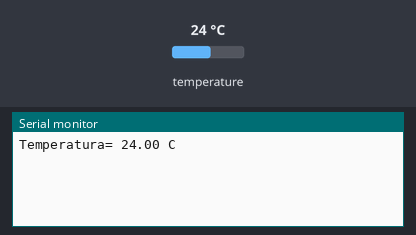
Bench run of a sketch on a simulated Arduino Uno, built with avr-gcc and run on an emulated ATmega328P. Parts: the last lines printed to the serial monitor. The test bench sets the inputs (shaded band); at power-on: temperature 24 °C.

Above: at 2.2 s.
2.3 s: temperature set to 26.5 °C
At 4.5 s:
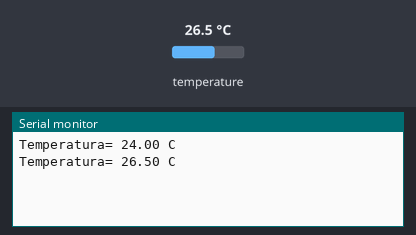
4.8 s: temperature set to 27.8 °C
At 6.2 s:
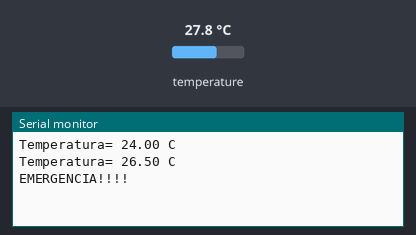
Timing chart, 0 to 7.8 s (numbered marks = the images above; inputs shaded):
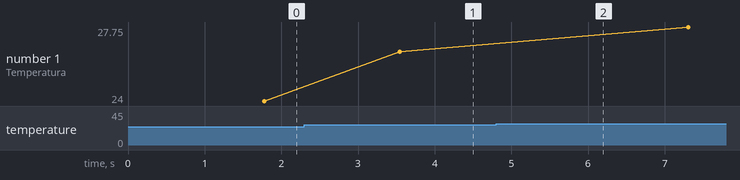

Measured:
- the behaviour switches between 27 and 27.1 °C on temperature (found by bisection; images 1 and 2)
- after the input at 2.3 s, the serial monitor: prints a new line after 1.2 s (image 1)
- after the input at 4.8 s, the serial monitor: prints a new line after 0.51 s (image 2)
- plotted number 1: 24 → 26.5 after the input at 2.3 s, 26.5 → 27.75 after the input at 4.8 s

The sketch:

SensorCaidas_Main.ino
```cpp
#include <OneWire.h>
#include <DallasTemperature.h>

void setup() {
  TemperaturaSetup();
  // BotonPanicoSetup();
}

void loop() {
  TemperaturaLoop();
  // BotonPanicoLoop();
}
```

BotonPanico.ino
```cpp
//BotonPanicoSetup(){

//}

//BotonPanicoLoop(){


//}
```

Led_Emergencias.ino
```cpp
// the setup function runs once when you press reset or power the board
void LedSetup() {
  // initialize digital pin LED_BUILTIN as an output.
  pinMode(0, OUTPUT);
}

// the loop function runs over and over again forever
void LedLoop() {
  digitalWrite(0, HIGH);  // turn the LED on (HIGH is the voltage level)
  delay(1000);                      // wait for a second
  digitalWrite(0, LOW);   // turn the LED off by making the voltage LOW
  delay(1000);                      // wait for a second
}
```

SensorPresencia.ino
```cpp

```

SensorTemperaturaHumedad.ino
```cpp
OneWire ourWire(2);                //Se establece el pin 2  como bus OneWire

DallasTemperature sensors(&ourWire); //Se declara una variable u objeto para nuestro sensor
int maxTemp = 27;
bool triggerTemp = false;

void TemperaturaSetup(){
  delay(1000);
  Serial.begin(9600);
  sensors.begin();   //Se inicia el sensor
  //setupLed()

  LedSetup();
}

void TemperaturaLoop(){

  sensors.requestTemperatures();   //Se envía el comando para leer la temperatura
  float temp= sensors.getTempCByIndex(0); //Se obtiene la temperatura en ºC

  if (temp > maxTemp){
    triggerTemp = true;
    Serial.println("EMERGENCIA!!!!");

    LedLoop();
  }

  Serial.print("Temperatura= ");
  Serial.print(temp);
  Serial.println(" C");
  delay(1000);

}
```
